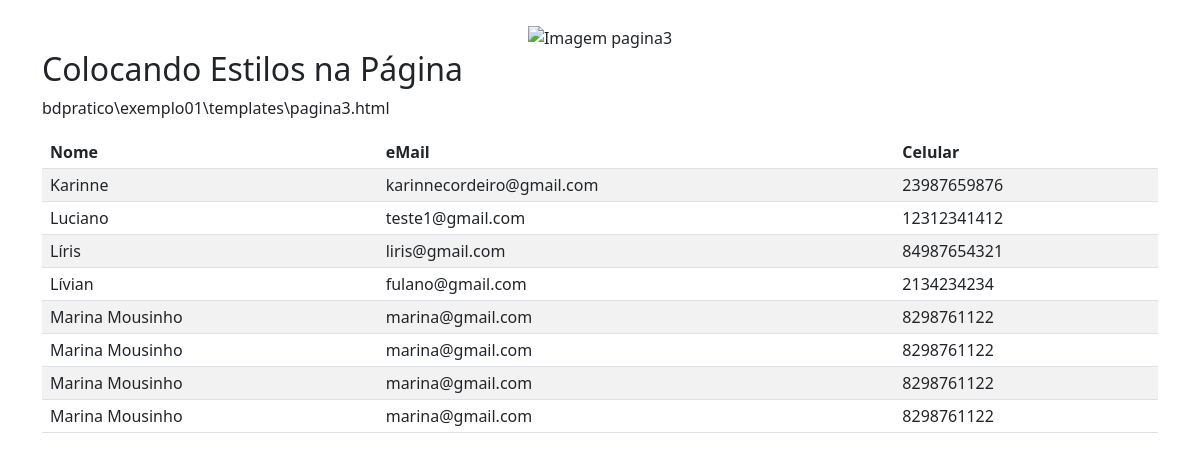
Before: /pagina3 with the older database file.
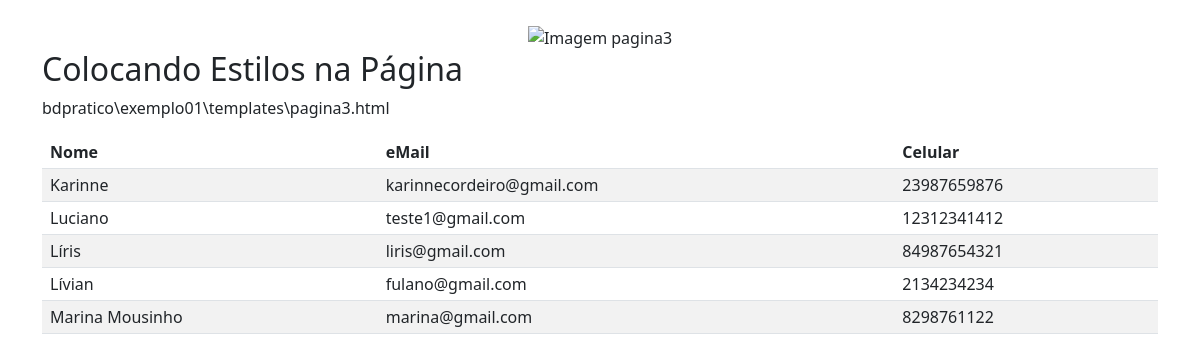
After: the same page with the newer database file.
### exemplo01/models.py (models this page shows, shortened)
class Pessoa(models.Model):
    nome = models.CharField(max_length=50, null=False, blank=False, verbose_name='Nome')
    email = models.CharField(max_length=50, null=False, blank=False, verbose_name='eMail')
    celular = models.CharField(max_length=20, null=True, blank=True, verbose_name='celular')
    funcao = models.CharField(max_length=30, null=True, blank=True, verbose_name='Funcao')
    nascimento = models.DateField(null=True, blank=True, verbose_name='Nascimento')
    ativo = models.BooleanField(default=True, verbose_name='Ativo')
    class Meta:
        ordering = ['nome', 'funcao']

### exemplo01/views.py (the view)
# urls.py: path('pagina3', views.pagina3, name='pagina3_alias'),
def pagina3(request):
    dicionario = {}
    registros = Pessoa.objects.all()
    dicionario['pessoas'] = registros
    return render(request, 'pagina3.html', dicionario)

### exemplo01/templates/pagina3.html (shortened to what this page needs)
{% load static %}
<!DOCTYPE html>
<html lang="pt-br">
<head>
    <link href="https://cdn.jsdelivr.net/npm/bootstrap@5.3.0/dist/css/bootstrap.min.css" rel="stylesheet">
</head>
<body>
    <div class="container mt-4">
        <center>
            <img src="{% static 'pagina3.png' %}" class="img-fluid" alt="Imagem pagina3" width="15%">
        </center>
        <p class="h2">Colocando Estilos na Página</p>
        <p>bdpratico\exemplo01\templates\pagina3.html</p>
        <div class="row" style="line-height: 1;">
            <div class="col-md-12 col-sm-12 col-xs-12">
                <table class="table table-striped table-hover">
                    <thead>
                        <tr>
                            <th>Nome</th>
                            <th>eMail</th>
                            <th>Celular</th>
                        </tr>
                    </thead>
                    <tbody>
                        {% for regs in pessoas %}
                        <tr>
                            <td>{{ regs.nome }}</td>
                            <td>{{ regs.email }}</td>
                            <td>{{ regs.celular }}</td>
                        </tr>
                        {% endfor %}
                    </tbody>
                </table>
            </div>
        </div>
    </div>
</body>
</html>

Changed rows visible on the page:
removed Pessoa: nome "Marina Mousinho", email "marina@gmail.com", celular "8298761122"
removed Pessoa: nome "Marina Mousinho", email "marina@gmail.com", celular "8298761122"
removed Pessoa: nome "Marina Mousinho", email "marina@gmail.com", celular "8298761122"
